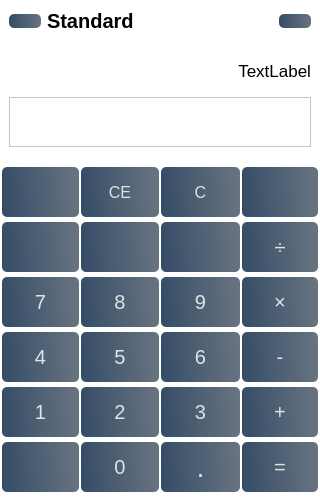
<?xml version="1.0" encoding="UTF-8"?>
<ui version="4.0">
 <class>Calculator</class>
 <widget class="QWidget" name="Calculator">
  <property name="geometry">
   <rect>
    <x>0</x>
    <y>0</y>
    <width>320</width>
    <height>500</height>
   </rect>
  </property>
  <property name="minimumSize">
   <size>
    <width>320</width>
    <height>500</height>
   </size>
  </property>
  <property name="maximumSize">
   <size>
    <width>320</width>
    <height>500</height>
   </size>
  </property>
  <property name="windowTitle">
   <string>Calculator</string>
  </property>
  <property name="windowIcon">
   <iconset resource="Image.qrc">
    <normaloff>:/Calculate/Image/Calculate/calculate.png</normaloff>:/Calculate/Image/Calculate/calculate.png</iconset>
  </property>
  <property name="styleSheet">
   <string notr="true">background-color: rgb(255, 255, 255);</string>
  </property>
  <layout class="QVBoxLayout" name="verticalLayout">
   <property name="spacing">
    <number>0</number>
   </property>
   <property name="leftMargin">
    <number>0</number>
   </property>
   <property name="topMargin">
    <number>0</number>
   </property>
   <property name="rightMargin">
    <number>0</number>
   </property>
   <property name="bottomMargin">
    <number>0</number>
   </property>
   <item>
    <widget class="QWidget" name="widget" native="true">
     <property name="styleSheet">
      <string notr="true"/>
     </property>
     <layout class="QVBoxLayout" name="verticalLayout_2">
      <property name="spacing">
       <number>0</number>
      </property>
      <property name="leftMargin">
       <number>0</number>
      </property>
      <property name="topMargin">
       <number>0</number>
      </property>
      <property name="rightMargin">
       <number>0</number>
      </property>
      <property name="bottomMargin">
       <number>0</number>
      </property>
      <item alignment="Qt::AlignTop">
       <widget class="QWidget" name="Top" native="true">
        <property name="styleSheet">
         <string notr="true">#MeanBtn,
#HistoryBtn{
 background-color: qlineargradient(spread:pad, x1:0, y1:0.505682, x2:1, y2:0.477, stop:0 rgba(20, 47, 78, 219), stop:1 rgba(85, 98, 112, 226));
 color:rgba(255,255,255,210);
 border-radius:5px;
}
#MeanBtn:hover,
#HistoryBtnhover{
 background-color: qlineargradient(spread:pad, x1:0, y1:0.505682, x2:1, y2:0.477, stop:0 rgba(40, 67, 98, 219), stop:1 rgba(105, 118, 132, 226));
}
#MeanBtn:pressed,
#HistoryBtn:pressed{
 background-color:rgba(105,118,132,200);
}
#MeabText{
	color: rgb(0, 0, 0);
}
</string>
        </property>
        <layout class="QHBoxLayout" name="horizontalLayout">
         <item>
          <widget class="QPushButton" name="MeanBtn">
           <property name="text">
            <string/>
           </property>
           <property name="icon">
            <iconset resource="MainInterface.qrc">
             <normaloff>:/MainInterface/Image/MainInterface/align-justify.svg</normaloff>:/MainInterface/Image/MainInterface/align-justify.svg</iconset>
           </property>
           <property name="iconSize">
            <size>
             <width>22</width>
             <height>22</height>
            </size>
           </property>
          </widget>
         </item>
         <item>
          <widget class="QLabel" name="MeabText">
           <property name="font">
            <font>
             <pointsize>15</pointsize>
             <bold>true</bold>
            </font>
           </property>
           <property name="text">
            <string>Standard</string>
           </property>
          </widget>
         </item>
         <item>
          <spacer name="horizontalSpacer">
           <property name="orientation">
            <enum>Qt::Horizontal</enum>
           </property>
           <property name="sizeHint" stdset="0">
            <size>
             <width>171</width>
             <height>20</height>
            </size>
           </property>
          </spacer>
         </item>
         <item>
          <widget class="QPushButton" name="HistoryBtn">
           <property name="text">
            <string/>
           </property>
           <property name="icon">
            <iconset resource="MainInterface.qrc">
             <normaloff>:/MainInterface/Image/MainInterface/clock.svg</normaloff>:/MainInterface/Image/MainInterface/clock.svg</iconset>
           </property>
           <property name="iconSize">
            <size>
             <width>24</width>
             <height>24</height>
            </size>
           </property>
          </widget>
         </item>
        </layout>
       </widget>
      </item>
      <item>
       <widget class="QWidget" name="Bottom" native="true">
        <property name="sizePolicy">
         <sizepolicy hsizetype="Preferred" vsizetype="Expanding">
          <horstretch>0</horstretch>
          <verstretch>0</verstretch>
         </sizepolicy>
        </property>
        <property name="styleSheet">
         <string notr="true">color: rgb(0, 0, 0);</string>
        </property>
        <layout class="QVBoxLayout" name="verticalLayout_3">
         <property name="spacing">
          <number>0</number>
         </property>
         <property name="leftMargin">
          <number>0</number>
         </property>
         <property name="topMargin">
          <number>0</number>
         </property>
         <property name="rightMargin">
          <number>0</number>
         </property>
         <property name="bottomMargin">
          <number>0</number>
         </property>
         <item>
          <widget class="QWidget" name="Show" native="true">
           <property name="maximumSize">
            <size>
             <width>16777215</width>
             <height>120</height>
            </size>
           </property>
           <layout class="QGridLayout" name="gridLayout">
            <item row="1" column="0">
             <widget class="QPlainTextEdit" name="plainTextEdit">
              <property name="maximumSize">
               <size>
                <width>16777215</width>
                <height>50</height>
               </size>
              </property>
             </widget>
            </item>
            <item row="0" column="0">
             <widget class="QLabel" name="Display1">
              <property name="maximumSize">
               <size>
                <width>16777215</width>
                <height>30</height>
               </size>
              </property>
              <property name="font">
               <font>
                <pointsize>13</pointsize>
               </font>
              </property>
              <property name="text">
               <string>TextLabel</string>
              </property>
              <property name="alignment">
               <set>Qt::AlignRight|Qt::AlignTrailing|Qt::AlignVCenter</set>
              </property>
             </widget>
            </item>
           </layout>
          </widget>
         </item>
         <item>
          <widget class="QWidget" name="Ketboard" native="true">
           <property name="styleSheet">
            <string notr="true">#NumBtn0,#NumBtn1,#NumBtn2,#NumBtn3,#NumBtn4,
#NumBtn5,#NumBtn6,#NumBtn7,#NumBtn8,#NumBtn9,
#DividBtn,#MultiplyBtn,#MinusBtn,#PlusBtn,#EqualBtn,
#CEBtn,#DeleteBtn,#CBtn,#PointBtn,#PushButton1,
#PushButton2,#PushButton3,#PushButton4,#PushButton5{
 background-color: qlineargradient(spread:pad, x1:0, y1:0.505682, x2:1, y2:0.477, stop:0 rgba(20, 47, 78, 219), stop:1 rgba(85, 98, 112, 226));
 color:rgba(255,255,255,210);
 border-radius:5px;
}
#NumBtn0:hover,#NumBtn1:hover,#NumBtn2:hover,#NumBtn3:hover,#NumBtn4:hover,
#NumBtn5:hover,#NumBtn6:hover,#NumBtn7:hover,#NumBtn8:hover,#NumBtn9:hover,
#DividBtn:hover,#MultiplyBtn:hover,#MinusBtn:hover,#PlusBtn:hover,#EqualBtn:hover,
#CEBtn:hover,#DeleteBtn:hover,#CBtn:hover,#PointBtn:hover,#PushButton1:hover,
#PushButton2:hover,#PushButton3:hover,#PushButton4:hover,#PushButton5:hover{
 background-color: qlineargradient(spread:pad, x1:0, y1:0.505682, x2:1, y2:0.477, stop:0 rgba(40, 67, 98, 219), stop:1 rgba(105, 118, 132, 226));
}
#NumBtn0:pressed,#NumBtn1:pressed,#NumBtn2:pressed,#NumBtn3:pressed,#NumBtn4:pressed,
#NumBtn5:pressed,#NumBt6:pressed,#NumBtn7:pressed,#NumBtn8:pressed,#NumBtn9:pressed,
#DividBtn:pressed,#MultiplyBtn:pressed,#MinusBtn:pressed,#PlusBtn:pressed,#EqualBtn:pressed,
#CEBtn:pressed,#DeleteBtn:pressed,#CBtn:pressed,#PointBtn:pressed,#PushButton1:pressed,
#PushButton2:pressed,#PushButton3:pressed,#PushButton4:pressed,#PushButton5:pressed{
 background-color:rgba(105,118,132,200);
}</string>
           </property>
           <layout class="QHBoxLayout" name="horizontalLayout_2">
            <property name="spacing">
             <number>2</number>
            </property>
            <property name="leftMargin">
             <number>0</number>
            </property>
            <property name="topMargin">
             <number>0</number>
            </property>
            <property name="rightMargin">
             <number>0</number>
            </property>
            <property name="bottomMargin">
             <number>0</number>
            </property>
            <item>
             <widget class="QWidget" name="Group1" native="true">
              <layout class="QVBoxLayout" name="verticalLayout_4">
               <property name="spacing">
                <number>0</number>
               </property>
               <property name="leftMargin">
                <number>2</number>
               </property>
               <property name="topMargin">
                <number>0</number>
               </property>
               <property name="rightMargin">
                <number>0</number>
               </property>
               <property name="bottomMargin">
                <number>0</number>
               </property>
               <item>
                <widget class="QPushButton" name="PushButton1">
                 <property name="minimumSize">
                  <size>
                   <width>0</width>
                   <height>50</height>
                  </size>
                 </property>
                 <property name="font">
                  <font>
                   <pointsize>12</pointsize>
                  </font>
                 </property>
                 <property name="text">
                  <string/>
                 </property>
                </widget>
               </item>
               <item>
                <widget class="QPushButton" name="PushButton2">
                 <property name="minimumSize">
                  <size>
                   <width>0</width>
                   <height>50</height>
                  </size>
                 </property>
                 <property name="font">
                  <font>
                   <pointsize>11</pointsize>
                  </font>
                 </property>
                 <property name="text">
                  <string/>
                 </property>
                </widget>
               </item>
               <item>
                <widget class="QPushButton" name="NumBtn7">
                 <property name="minimumSize">
                  <size>
                   <width>0</width>
                   <height>50</height>
                  </size>
                 </property>
                 <property name="font">
                  <font>
                   <pointsize>15</pointsize>
                  </font>
                 </property>
                 <property name="text">
                  <string>7</string>
                 </property>
                </widget>
               </item>
               <item>
                <widget class="QPushButton" name="NumBtn4">
                 <property name="minimumSize">
                  <size>
                   <width>0</width>
                   <height>50</height>
                  </size>
                 </property>
                 <property name="font">
                  <font>
                   <pointsize>15</pointsize>
                  </font>
                 </property>
                 <property name="text">
                  <string>4</string>
                 </property>
                </widget>
               </item>
               <item>
                <widget class="QPushButton" name="NumBtn1">
                 <property name="minimumSize">
                  <size>
                   <width>0</width>
                   <height>50</height>
                  </size>
                 </property>
                 <property name="font">
                  <font>
                   <pointsize>15</pointsize>
                  </font>
                 </property>
                 <property name="text">
                  <string>1</string>
                 </property>
                </widget>
               </item>
               <item>
                <widget class="QPushButton" name="PushButton3">
                 <property name="minimumSize">
                  <size>
                   <width>0</width>
                   <height>50</height>
                  </size>
                 </property>
                 <property name="font">
                  <font>
                   <pointsize>15</pointsize>
                  </font>
                 </property>
                 <property name="text">
                  <string/>
                 </property>
                </widget>
               </item>
              </layout>
             </widget>
            </item>
            <item>
             <widget class="QWidget" name="Group2" native="true">
              <layout class="QVBoxLayout" name="verticalLayout_7">
               <property name="spacing">
                <number>0</number>
               </property>
               <property name="leftMargin">
                <number>0</number>
               </property>
               <property name="topMargin">
                <number>0</number>
               </property>
               <property name="rightMargin">
                <number>0</number>
               </property>
               <property name="bottomMargin">
                <number>0</number>
               </property>
               <item>
                <widget class="QPushButton" name="CEBtn">
                 <property name="minimumSize">
                  <size>
                   <width>0</width>
                   <height>50</height>
                  </size>
                 </property>
                 <property name="font">
                  <font>
                   <pointsize>12</pointsize>
                  </font>
                 </property>
                 <property name="text">
                  <string>CE</string>
                 </property>
                </widget>
               </item>
               <item>
                <widget class="QPushButton" name="PushButton4">
                 <property name="minimumSize">
                  <size>
                   <width>0</width>
                   <height>50</height>
                  </size>
                 </property>
                 <property name="font">
                  <font>
                   <pointsize>11</pointsize>
                  </font>
                 </property>
                 <property name="text">
                  <string/>
                 </property>
                </widget>
               </item>
               <item>
                <widget class="QPushButton" name="NumBtn8">
                 <property name="minimumSize">
                  <size>
                   <width>0</width>
                   <height>50</height>
                  </size>
                 </property>
                 <property name="font">
                  <font>
                   <pointsize>15</pointsize>
                  </font>
                 </property>
                 <property name="text">
                  <string>8</string>
                 </property>
                </widget>
               </item>
               <item>
                <widget class="QPushButton" name="NumBtn5">
                 <property name="minimumSize">
                  <size>
                   <width>0</width>
                   <height>50</height>
                  </size>
                 </property>
                 <property name="font">
                  <font>
                   <pointsize>15</pointsize>
                  </font>
                 </property>
                 <property name="text">
                  <string>5</string>
                 </property>
                </widget>
               </item>
               <item>
                <widget class="QPushButton" name="NumBtn2">
                 <property name="minimumSize">
                  <size>
                   <width>0</width>
                   <height>50</height>
                  </size>
                 </property>
                 <property name="font">
                  <font>
                   <pointsize>15</pointsize>
                  </font>
                 </property>
                 <property name="text">
                  <string>2</string>
                 </property>
                </widget>
               </item>
               <item>
                <widget class="QPushButton" name="NumBtn0">
                 <property name="minimumSize">
                  <size>
                   <width>0</width>
                   <height>50</height>
                  </size>
                 </property>
                 <property name="font">
                  <font>
                   <pointsize>15</pointsize>
                  </font>
                 </property>
                 <property name="text">
                  <string>0</string>
                 </property>
                </widget>
               </item>
              </layout>
             </widget>
            </item>
            <item>
             <widget class="QWidget" name="Group3" native="true">
              <layout class="QVBoxLayout" name="verticalLayout_6">
               <property name="spacing">
                <number>0</number>
               </property>
               <property name="leftMargin">
                <number>0</number>
               </property>
               <property name="topMargin">
                <number>0</number>
               </property>
               <property name="rightMargin">
                <number>0</number>
               </property>
               <property name="bottomMargin">
                <number>0</number>
               </property>
               <item>
                <widget class="QPushButton" name="CBtn">
                 <property name="minimumSize">
                  <size>
                   <width>0</width>
                   <height>50</height>
                  </size>
                 </property>
                 <property name="font">
                  <font>
                   <pointsize>12</pointsize>
                  </font>
                 </property>
                 <property name="text">
                  <string>C</string>
                 </property>
                </widget>
               </item>
               <item>
                <widget class="QPushButton" name="PushButton5">
                 <property name="minimumSize">
                  <size>
                   <width>0</width>
                   <height>50</height>
                  </size>
                 </property>
                 <property name="font">
                  <font>
                   <pointsize>11</pointsize>
                  </font>
                 </property>
                 <property name="text">
                  <string/>
                 </property>
                </widget>
               </item>
               <item>
                <widget class="QPushButton" name="NumBtn9">
                 <property name="minimumSize">
                  <size>
                   <width>0</width>
                   <height>50</height>
                  </size>
                 </property>
                 <property name="font">
                  <font>
                   <pointsize>15</pointsize>
                  </font>
                 </property>
                 <property name="text">
                  <string>9</string>
                 </property>
                </widget>
               </item>
               <item>
                <widget class="QPushButton" name="NumBtn6">
                 <property name="minimumSize">
                  <size>
                   <width>0</width>
                   <height>50</height>
                  </size>
                 </property>
                 <property name="font">
                  <font>
                   <pointsize>15</pointsize>
                  </font>
                 </property>
                 <property name="text">
                  <string>6</string>
                 </property>
                </widget>
               </item>
               <item>
                <widget class="QPushButton" name="NumBtn3">
                 <property name="minimumSize">
                  <size>
                   <width>0</width>
                   <height>50</height>
                  </size>
                 </property>
                 <property name="font">
                  <font>
                   <pointsize>15</pointsize>
                  </font>
                 </property>
                 <property name="text">
                  <string>3</string>
                 </property>
                </widget>
               </item>
               <item>
                <widget class="QPushButton" name="PointBtn">
                 <property name="minimumSize">
                  <size>
                   <width>0</width>
                   <height>50</height>
                  </size>
                 </property>
                 <property name="font">
                  <font>
                   <pointsize>20</pointsize>
                  </font>
                 </property>
                 <property name="text">
                  <string>.</string>
                 </property>
                </widget>
               </item>
              </layout>
             </widget>
            </item>
            <item>
             <widget class="QWidget" name="Group4" native="true">
              <layout class="QVBoxLayout" name="verticalLayout_5">
               <property name="spacing">
                <number>0</number>
               </property>
               <property name="leftMargin">
                <number>0</number>
               </property>
               <property name="topMargin">
                <number>0</number>
               </property>
               <property name="rightMargin">
                <number>2</number>
               </property>
               <property name="bottomMargin">
                <number>0</number>
               </property>
               <item>
                <widget class="QPushButton" name="DeleteBtn">
                 <property name="minimumSize">
                  <size>
                   <width>0</width>
                   <height>50</height>
                  </size>
                 </property>
                 <property name="font">
                  <font>
                   <pointsize>12</pointsize>
                   <bold>false</bold>
                  </font>
                 </property>
                 <property name="text">
                  <string/>
                 </property>
                </widget>
               </item>
               <item>
                <widget class="QPushButton" name="DividBtn">
                 <property name="minimumSize">
                  <size>
                   <width>0</width>
                   <height>50</height>
                  </size>
                 </property>
                 <property name="font">
                  <font>
                   <pointsize>15</pointsize>
                   <bold>false</bold>
                  </font>
                 </property>
                 <property name="text">
                  <string>÷</string>
                 </property>
                </widget>
               </item>
               <item>
                <widget class="QPushButton" name="MultiplyBtn">
                 <property name="minimumSize">
                  <size>
                   <width>0</width>
                   <height>50</height>
                  </size>
                 </property>
                 <property name="font">
                  <font>
                   <pointsize>15</pointsize>
                   <bold>false</bold>
                  </font>
                 </property>
                 <property name="text">
                  <string>×</string>
                 </property>
                </widget>
               </item>
               <item>
                <widget class="QPushButton" name="MinusBtn">
                 <property name="minimumSize">
                  <size>
                   <width>0</width>
                   <height>50</height>
                  </size>
                 </property>
                 <property name="font">
                  <font>
                   <pointsize>15</pointsize>
                  </font>
                 </property>
                 <property name="text">
                  <string>-</string>
                 </property>
                </widget>
               </item>
               <item>
                <widget class="QPushButton" name="PlusBtn">
                 <property name="minimumSize">
                  <size>
                   <width>0</width>
                   <height>50</height>
                  </size>
                 </property>
                 <property name="font">
                  <font>
                   <pointsize>15</pointsize>
                  </font>
                 </property>
                 <property name="text">
                  <string>+</string>
                 </property>
                </widget>
               </item>
               <item>
                <widget class="QPushButton" name="EqualBtn">
                 <property name="minimumSize">
                  <size>
                   <width>0</width>
                   <height>50</height>
                  </size>
                 </property>
                 <property name="font">
                  <font>
                   <pointsize>15</pointsize>
                  </font>
                 </property>
                 <property name="text">
                  <string>=</string>
                 </property>
                </widget>
               </item>
              </layout>
             </widget>
            </item>
           </layout>
          </widget>
         </item>
        </layout>
       </widget>
      </item>
     </layout>
    </widget>
   </item>
  </layout>
 </widget>
 <resources>
  <include location="Image.qrc"/>
  <include location="MainInterface.qrc"/>
 </resources>
 <connections/>
</ui>
